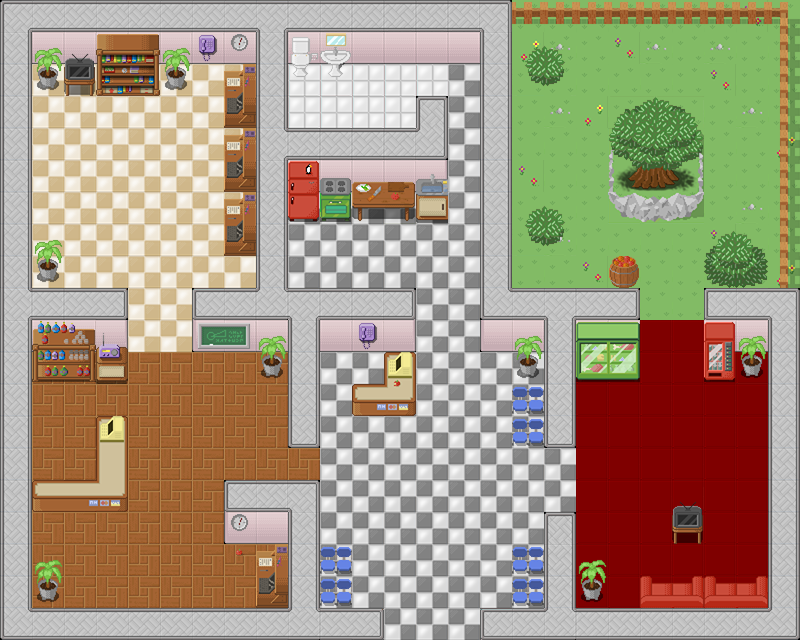

A 2D game scene composited from a Tiled map and its tileset images. What follows is a short description and the map's XML, with each tile layer's data collapsed to a summary:
An orthogonal 25x20 tile map with 32x32 px tiles, 6 tile layers (podloga, sciany, elements, interaction1, ...), 3 tilesets.

<map version="1.0" orientation="orthogonal" renderorder="right-down" width="25" height="20" tilewidth="32" tileheight="32" nextobjectid="1">
 <tileset firstgid="1" name="open_tileset" tilewidth="32" tileheight="32" tilecount="6840">
  <image source="open_tileset.png" width="2880" height="2432" />
 </tileset>
 <tileset firstgid="6841" name="open_tileset50" tilewidth="32" tileheight="32" tilecount="1710">
  <image source="open_tileset50.png" width="1440" height="1216" />
 </tileset>
 <tileset firstgid="8551" name="sii_logo2" tilewidth="32" tileheight="32" tilecount="20">
  <image source="sii_logo2.png" width="160" height="128" />
 </tileset>
 <layer name="podloga" width="25" height="20">
  <data>[500 cells, 331 non-empty, 9 distinct tile ids]</data>
 </layer>
 <layer name="sciany" width="25" height="20">
  <data>[500 cells, 169 non-empty, 27 distinct tile ids]</data>
 </layer>
 <layer name="elements" width="25" height="20">
  <data>[500 cells, 127 non-empty, 76 distinct tile ids]</data>
 </layer>
 <layer name="interaction1" width="25" height="20">
  <data>[500 cells, 6 non-empty, 1 distinct tile ids]</data>
 </layer>
 <layer name="interaction2" width="25" height="20">
  <data>[500 cells, 3 non-empty, 1 distinct tile ids]</data>
 </layer>
 <layer name="interaction3" width="25" height="20">
  <data>[500 cells, 2 non-empty, 1 distinct tile ids]</data>
 </layer>
</map>
